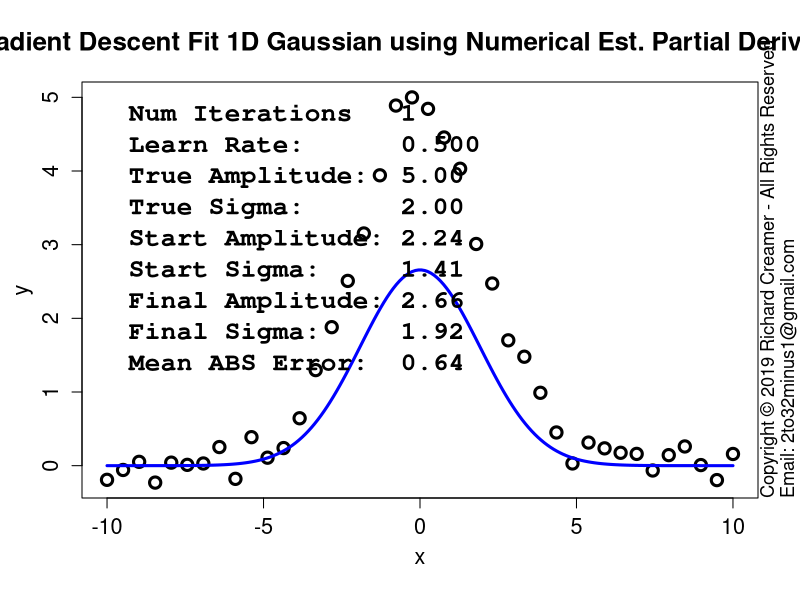

Write R code to recreate this figure.
##############################################################
### Copyright (c) Richard Creamer 2019 - All Rights Reserved
### Inquiries: email 2to32minus1@gmail.com
##############################################################

### Globals
fontScale = 1.2    # Global font size variable
lf        = 1.2    # Enlarge font of plot labels
verbose   = FALSE  # Verbose printing
lw        = 2      # Line width
xMargin   = 1      # X-axis margin for plots
yMargin   = 1      # Y-axis margin for plots
de        = 0.01   # Small constant for estimating derivatives numerically
smlPts    = 1      # Small  data point/circle
medPts    = 1.5    # Medium data point/circle
lrgPts    = 2.0    # Large  data point/circle

### Run this function to generate this plot
runFunc = function() {
	dw = 1000
	dh = 750	
	path = "D:/Code/R/LeastSquaresPlay/PlotsAndAssocCode/Plot16/"
	gd = makeGaussianTestData()
	savePngVerbose( paste(path, "Plot16.png", sep=""), 
					fitGauss1d, w=1280, h=dh, un="px", nIter=1, numDerivs=TRUE, gd=gd )
}

### Nonlinear least-squares gradient-descent curve fitting for Gaussian
fitGauss1d = function( learnRate = 0.5, nIter=100, nPts=40, drawPointLines=FALSE, doPlot=TRUE, numDerivs=FALSE, plotContours=FALSE, gd=NULL ) {
	set.seed( 3 )
	a = s = x = y = guesses = NULL
	if ( is.null( gd ) )
		gd = makeGaussianTestData()
	a = gd$trueAmpl
	s = gd$trueSigma
	trueAmpl = gd$trueAmpl
	trueSigma = gd$trueSigma
	x = gd$x
	y = gd$y
	nPts=gd$nPts
	guesses = gd$guesses
	aEst = guesses$a
	sEst = guesses$s
	da = 0
	ds = 0
	amplLegs = c( aEst )
	sigmaLegs = c( sEst )
	if ( nIter > 0 ) {
		# Basic implementation of Gradient Descent
		for ( i in 1:nIter ) {
			da = if ( numDerivs ) gaussDeDaNum( x, y, aEst, sEst ) else gaussDeDa( x, y, aEst, sEst )
			ds = if ( numDerivs ) gaussDeDsNum( x, y, aEst, sEst ) else gaussDeDs( x, y, aEst, sEst )
			aEst = aEst - learnRate * da
			sEst = sEst - learnRate * ds
			amplLegs[ length(amplLegs) + 1 ] = aEst
			sigmaLegs[ length(sigmaLegs) + 1 ] = sEst
			if ( verbose )
				print( sprintf( "Mean ABS fit error: %f\n", meanGaussAbsErr( x, y, aEst, sEst ) ) )
		}
	}
	finalMeanAbsFitError = meanGaussAbsErr( x, y, aEst, sEst )
	if ( doPlot) {
		plotTitle = "Gradient Descent Fit 1D Gaussian using Analytic Partial Derivatives"
		if ( numDerivs )
			plotTitle = "Gradient Descent Fit 1D Gaussian using Numerical Est. Partial Derivatives"
		plot( x, y, cex.lab=lf, xlab="", ylab="", main=plotTitle, cex=medPts, lwd=lw+1, cex.main=1.3*fontScale, cex.axis=1.3 )
		addAxisLabels()	
		predX = seq( x[1], x[length(x)], length.out=200 )
		predY = gauss1dFunc( predX, aEst, sEst )
		lines( predX, predY, col="blue", lwd=lw+1 )
		if ( drawPointLines )
			segments( x, y, x, gauss1dFunc( x, aEst, sEst ), col = "red" )
		legText = c()		
		legText[length(legText)+1] = sprintf( "Num Iterations   %d", nIter )
		legText[length(legText)+1] = sprintf( "Learn Rate:      %.3f", learnRate )
		legText[length(legText)+1] = sprintf( "True Amplitude:  %.2f", a )
		legText[length(legText)+1] = sprintf( "True Sigma:      %.2f", s )
		legText[length(legText)+1] = sprintf( "Start Amplitude: %.2f", guesses$a )
		legText[length(legText)+1] = sprintf( "Start Sigma:     %.2f", guesses$s )
		legText[length(legText)+1] = sprintf( "Final Amplitude: %.2f", aEst )
		legText[length(legText)+1] = sprintf( "Final Sigma:     %.2f", sEst )
		legText[length(legText)+1] = sprintf( "Mean ABS Error:  %.2f", meanGaussAbsErr( x, y, aEst, sEst ) )
		legLtys = seq( from=0, to=0, length=length(legText) )
		parSave = par( family="mono", font=2 )		
		legend( "topleft", inset=c(0,0), legend=legText, lty=legLtys, box.col="transparent", cex=1.3*fontScale, bg="transparent" )
		par( parSave )
	}
	if ( plotContours ) {
		plotGaussErrorContours( gd=gd )
		lines( amplLegs, sigmaLegs, col="red", lwd=lw )
	}
	return( list( x=x, y=y, a=aEst, s=sEst, meanAbsFitError=finalMeanAbsFitError, amplLegs=amplLegs, sigmaLegs=sigmaLegs, lr=learnRate ) )
}

### Shared use case Gaussian data set generator used by several cooperating functions
makeGaussianTestData = function( trueAmpl=5, trueSigma=2, aGuess=sqrt(trueAmpl), sGuess=sqrt(trueSigma), nPts=40 ) {
	set.seed( 3 )
	x = seq( -5*trueSigma, 5*trueSigma, length=nPts )
	y = gauss1dFunc( x, trueAmpl, trueSigma ) + rnorm( length(x), sd=0.2 )
	guesses = list( a=aGuess, s=sGuess )
	tuple = list( trueAmpl=trueAmpl, trueSigma=trueSigma, x=x, y=y, nPts=nPts, guesses=guesses )
	return( tuple )
}

### Compute mean SSD Gaussian cost function over a grid of Amplitude and Sigma values
### Note: returned matrix may need to be transposed for some functions such as contour()
### TODO: Try to use outer()
getGaussErrorGrid = function( errorFunc, ampls, sigmas, x, y ) {
	nr = length( sigmas )
	nc = length( ampls )
	z = matrix( nrow=nr, ncol=nc )	
	for ( row in 1:nr ) {     # loop over y-coordinates (sigma)
		sigma = sigmas[row]
		for ( col in 1:nc ) { # loop over x-coordinates (amplitude)
			ampl = ampls[col]
			z[row, col] = errorFunc( x, y, a=ampl, sigma=sigma )
		}
	}
	return( z )
}

### 2D plot error contours for range of Amplitude and Sigma values
### Amplitude maps to x-axis, Sigma maps to y-axis
plotGaussErrorContours = function( nLevels=30, customTitle="", drawGradVecs=FALSE, normGradVecs=TRUE, gd=NULL ) {
	set.seed( 3 )
	if ( is.null( gd ) )
		gd = makeGaussianTestData()
	a = gd$trueAmpl
	s = gd$trueSigma
	x = gd$x
	y = gd$y
	minAmpl  = a * 0.1;	maxAmpl  = a * 1.7
	minSigma = s * 0.1;	maxSigma = s * 1.7
	# Adjust ranges so plot is square
	deltaA = maxAmpl - minAmpl
	deltaS = maxSigma - minSigma
	maxDelta = if ( deltaA > deltaS ) deltaA else deltaS
	if ( deltaA > deltaS ) {
		maxSigma = minSigma + maxDelta
	} else {
		maxAmpl = minAmpl + maxDelta
	}
	nr = 200
	nc = 200
	ampls = seq( minAmpl, maxAmpl, length.out=nc )
	sigmas = seq( minSigma, maxSigma, length.out=nr )
	z = getGaussErrorGrid( meanGaussSsdErr, ampls, sigmas, x, y )
	xLim1 = minAmpl
	xLim2 = maxAmpl
	yLim1 = minSigma
	yLim2 = maxSigma
	plotTitle = ""
	if ( !drawGradVecs ) {
		plotTitle = sprintf( "1D Gaussian Cost Function Contours\nTrue Model: Amplitude = %.1f  Sigma = %.1f (noise added)", a, s )
	} else if ( normGradVecs ) {
		plotTitle = sprintf( "1D Gaussian Cost Function Contours w/Gradient (Unit) Vectors\nTrue Model: Amplitude = %.1f  Sigma = %.1f (noise added)", a, s )
	} else {
		plotTitle = sprintf( "1D Gaussian Cost Function Contours w/Gradient Vectors\nTrue Model: Amplitude = %.1f  Sigma = %.1f (noise added)", a, s )
	}
	if ( customTitle != "" )
		plotTitle = customTitle
	xform = contour( ampls, sigmas, t(z), axes=FALSE, cex.lab=lf, main=plotTitle, asp=1.0,
					 xlab="", ylab="", labcex=1.2, nlevels=nLevels, cex.main=1.3*fontScale, cex.axis=1.3 )
	xAxisMin = ceiling( gpl()$xLim[1] )
	xAxisMax = floor( gpl()$xLim[2] )
	yAxisMin = ceiling( gpl()$yLim[1] )
	yAxisMax = floor( gpl()$yLim[2] )
	axis( side=1, at=xAxisMin:xAxisMax, cex.axis=1.3 )
	axis( side=2, at=yAxisMin:yAxisMax, cex.axis=1.3 )
	addAxisLabels( xLabel="Amplitude", yLabel="Sigma" )
	box()
	xLimits = axisLimits( x )
	yLimits = axisLimits( y )
	lines( c(-1,12), c( s, s ), col="blue", lwd=lw )
	lines( c( a, a), c(-1,10), col="blue", lwd=lw )
	if ( drawGradVecs ) {
		gradPtsX1 = c()
		gradPtsY1 = c()
		gradPtsX2 = c()
		gradPtsY2 = c()
		gridSize=13
		for ( sigma in seq( from=sigmas[2], to=sigmas[length(sigmas)-1], length=gridSize ) ) {
			for ( ampl in seq( from=ampls[2], to=ampls[length(ampls)-1], length=gridSize ) ) {
				gradPtsX1[length(gradPtsX1)+1] = ampl
				gradPtsY1[length(gradPtsY1)+1] = sigma
				da = gaussDeDa( x, y, ampl, sigma )
				ds = gaussDeDs( x, y, ampl, sigma )
				mag = sqrt( da*da + ds*ds )
				if ( normGradVecs ) {
					da = da/mag/4 # hard-coded case-specific scale factor, unit vecs a bit too long for plot
					ds = ds/mag/4
				} else {
					da = da * 0.22 # hard-coded case-specific scale factor
					ds = ds * 0.22
				}
				gradPtsX2[length(gradPtsX2)+1] = ampl  - da
				gradPtsY2[length(gradPtsY2)+1] = sigma - ds
			}
		}
		points( gradPtsX1, gradPtsY1, col="blue", lwd=lw )
		arrows( gradPtsX1, gradPtsY1, gradPtsX2, gradPtsY2, col="blue", lwd=lw, cex=medPts, angle=15, length=0.125 )
	}
}

### Gaussian error/cost function - SSD
meanGaussSsdErr = function( x, y, a, sigma ) {
	return( (1/length(x)) * sum( (gauss1dFunc( x, a, sigma ) - y)^2 ) )
}

### Gaussian error/cost function - abs() of line lengths (not squared)
meanGaussAbsErr = function( x, y, a, sigma ) {
	return( (1/length(x)) * sum( abs(gauss1dFunc( x, a, sigma ) - y) ) )
}

### Analytical/exact partial derivative of error/cost function wrt Amplitude
gaussDeDa = function( x, y, a, sigma ) {
	term1 = sum( gauss1dFunc(x, a, sigma) * exp( -0.5 * (x/sigma)^2) )
	term2 = sum( y * exp( -0.5 * (x/sigma)^2) )
	return( 2 * ( term1 - term2 )/length(x) )
}

### Numerical estimation of partial derivative of error/cost function wrt Amplitude
gaussDeDaNum = function( x, y, a, sigma ) {
	e1 = meanGaussSsdErr( x, y, a, sigma )
	e2 = meanGaussSsdErr( x, y, a + de, sigma )
	return( (e2 - e1)/de )
}

### Analytical/exact partial derivative of error/cost function wrt Sigma
gaussDeDs = function( x, y, a, sigma ) {
	v = 2*a/sigma^3
	term1 = sum( gauss1dFunc(x, a, sigma) * x^2 * exp( -0.5 * (x/sigma)^2) )
	term2 = sum( x^2 * y * exp( -0.5 * (x/sigma)^2) )
	return( v * ( term1 - term2 )/length(x) )
}

### Numerical estimation of partial derivative of error/cost function wrt Sigma
gaussDeDsNum = function( x, y, a, sigma ) {
	e1 = meanGaussSsdErr( x, y, a, sigma )
	e2 = meanGaussSsdErr( x, y, a, sigma + de )
	return( (e2 - e1)/de )
}

### 1D Gaussian
gauss1dFunc = function( x, a, sigma ) {
	return( a * exp( -0.5 * (x/sigma)^2 ) )
}

### Shared use case Gaussian data set generator used by several cooperating functions
makeGaussianTestData = function( trueAmpl=5, trueSigma=2, aGuess=sqrt(trueAmpl), sGuess=sqrt(trueSigma), nPts=40 ) {
	set.seed( 3 )
	x = seq( -5*trueSigma, 5*trueSigma, length=nPts )
	y = gauss1dFunc( x, trueAmpl, trueSigma ) + rnorm( length(x), sd=0.2 )
	guesses = list( a=aGuess, s=sGuess )
	tuple = list( trueAmpl=trueAmpl, trueSigma=trueSigma, x=x, y=y, nPts=nPts, guesses=guesses )
	return( tuple )
}

### Convience method to add x/y axis labels
addAxisLabels = function( xLabel="x", yLabel="y", cexVal=1.3 ) {
	mtext( text=xLabel, side=1, line=2.5, cex=cexVal )
	mtext( text=yLabel, side=2, line=2.5, cex=cexVal )
}

### Save to PNG file, specify width and height
savePngVerbose = function( path, plotFunc, w=512, h=512, un="px", doCopyright=TRUE, ... ) {
	png( filename = path, type="cairo", units=un, width=w, height=h, pointsize=12, res=96 )
	plotFunc( ... )
	if ( doCopyright )
		addCopyright()
	dev.off()
}

### Add copyright notice to plot via text()
addCopyright = function() {
	mtext( "Copyright \uA9 2019 Richard Creamer - All Rights Reserved", side=4, line=0, adj=0, cex=1.1 )
	mtext( "Email: 2to32minus1@gmail.com", side=4, line=1, adj=0, cex=1.1 )
}

runFunc()
